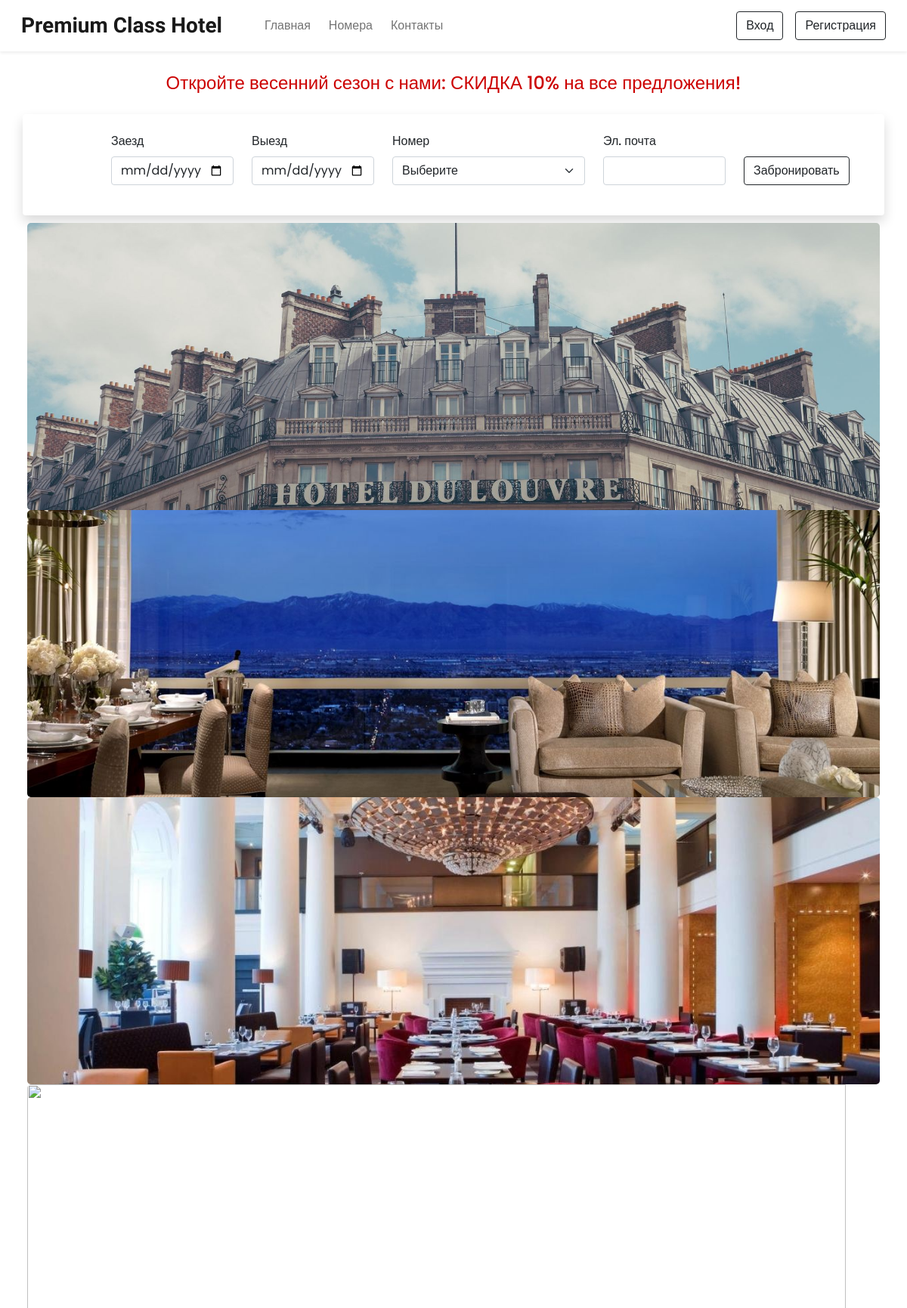
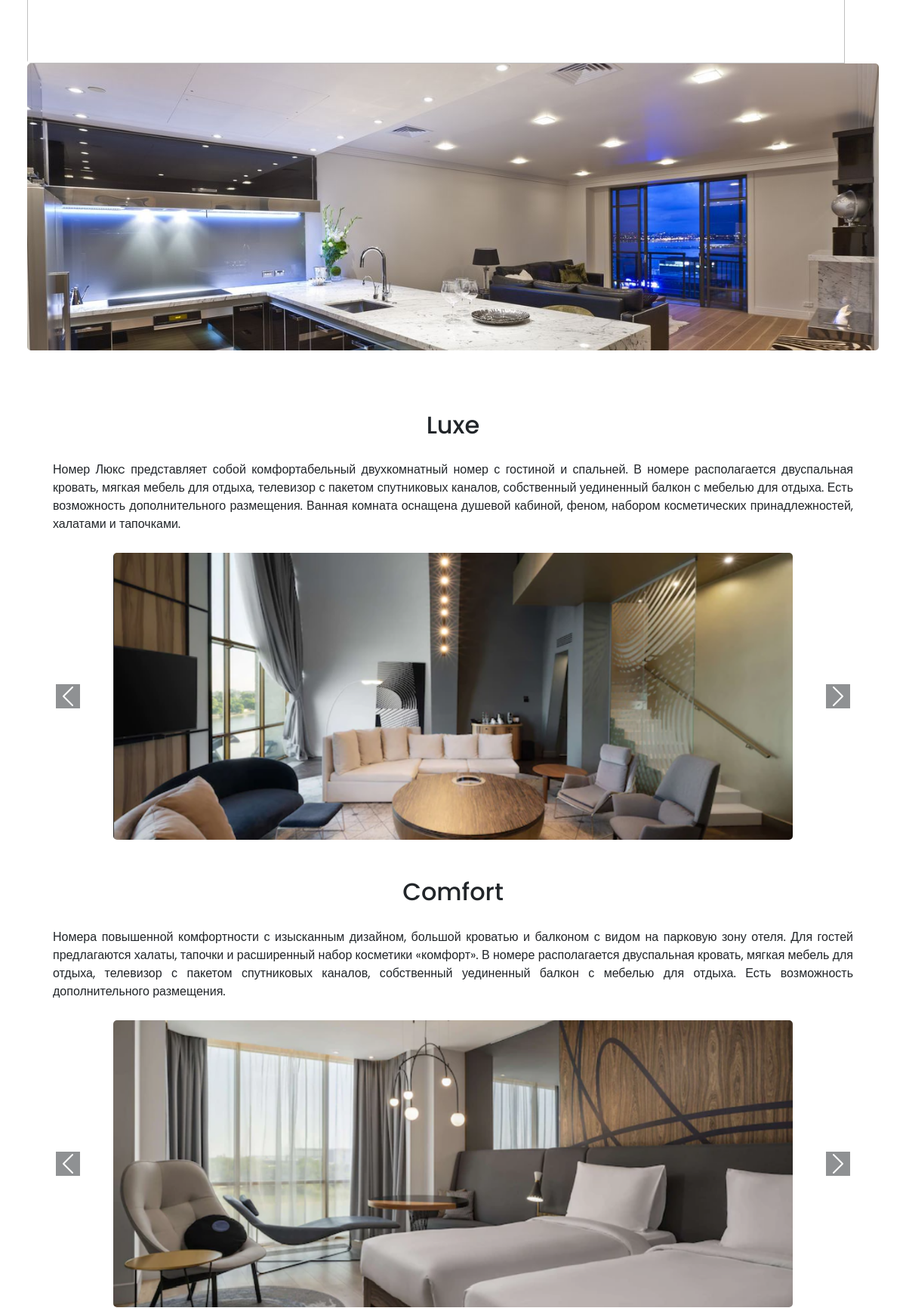
Page /php/home.php (upper part) on the committed database (2 pictures, top to bottom).
### tables this page shows
CREATE TABLE `editing` (
  `id_ed` int NOT NULL,
  `site_title` varchar(50) NOT NULL,
  `site_phone` varchar(16) NOT NULL,
  `site_adres` varchar(200) NOT NULL,
  `site_sale` varchar(300) NOT NULL,
  `site_about` varchar(250) NOT NULL,
  `title_standart_room` varchar(20) NOT NULL,
  `text_standart_room` varchar(500) NOT NULL,
  `title_comfort_room` varchar(20) NOT NULL,
  `text_comfort_room` varchar(500) NOT NULL,
  `title_luxe_room` varchar(20) NOT NULL,
  `text_luxe_room` varchar(500) NOT NULL
);

### php/db_config.php (called while the page is built, shortened)
<?php
function select($sql,$values,$datatypes){
    $con = $GLOBALS['con'];
    if($stmt = mysqli_prepare($con,$sql)){
        mysqli_stmt_bind_param($stmt,$datatypes,... $values);
        if (mysqli_stmt_execute($stmt)){
            $res = mysqli_stmt_get_result($stmt);
            return $res;
        } else {
            mysqli_stmt_close($stmt);
            die("Не удаётся выполнить Select");
        }
    } else {
        die("Не удаётся выполнить Select");
    }}
?>

### php/home.php (the view, shortened to what this page needs)
<!DOCTYPE html>
<html lang="en">
<head>
    <link rel="stylesheet" href="https://cdn.jsdelivr.net/npm/swiper@9/swiper-bundle.min.css">
    <link rel="stylesheet" href="../css/common_styles.css">
    <link rel="stylesheet" href="../css/home_styles.css">
    <?php require('./links.php'); ?>
</head>
<body>
    <?php require('./header.php'); ?>
    <div class="col-lg-12 bg-white p-2 rounded">
        <div class="align-items-end justify-content-center">
            <h4 id="special_text">
                <?php echo $settings_r['site_sale'] ?>
            </h4>
        </div>
    </div>
    <div class="container">
        <form id="booking-form">
            <div class="row">
                <div class="col-lg-12 bg-white shadow p-4 rounded">
                    <div class="row align-items-end justify-content-center">
                        <div class="col-lg-2">
                            <label class="form-label" style="font-weight: 500; ">Заезд</label>
                            <input name="checkin" onchange="check_availability()" type="date"
                                class="form-control shadow-none mb-3">
                        </div>
                        <div class="col-lg-2">
                            <label class="form-label" style="font-weight: 500; ">Выезд</label>
                            <input name="checkout" onchange="check_availability()" type="date"
                                class="form-control shadow-non mb-3">
                        </div>
                        <div class="col-lg-3">
                            <label class="form-label" style="font-weight: 500;">Номер</label>
                            <select name="room" class="form-select shadow-none mb-3">
                                <option selected>Выберите</option>
                            </select>
                        </div>
                        <div class="col-lg-2">
                            <label class="form-label" style="font-weight: 500; ">Эл. почта</label>
                            <input type="email" name="email" required class="form-control mb-3 shadow-none">
                        </div>
                        <div class="col-lg-1">
                            <button type="submit" id="check"
                                class="btn text-black shadow-none btn-outline-dark mb-3">Забронировать</button>
                        </div>
                    </div>
                </div>
            </div>
        </form>
    </div>
    <div class="container-fluid">
        <div class="swiper mySwiper">
            <div class="swiper-wrapper">
                <div class="swiper-slide">
                    <img src="../images/4.jpg">
                </div>
                <div class="swiper-slide">
                    <img src="../images/11.jpg">
                </div>
                <div class="swiper-slide">
                    <img src="../images/main.jpg">
                </div>
                <div class="swiper-slide">
                    <img src="../images/2.jpg">
                </div>
                <div class="swiper-slide">
                    <img src="../images/33.jpg">
                </div>
            </div>
        </div>
    </div>
    <div class="rooms_container">
        <div class="room_wrapper">
            <h2 class="room_name">
                <?php echo $settings_r['title_luxe_room'] ?>
            </h2>
            <p class="room_text">
                <?php echo $settings_r['text_luxe_room'] ?>
            </p>
            <div id="carousel_1" class="carousel slide" data-bs-ride="carousel">
                <div class="carousel-inner">
                    <div class="carousel-item active">
                        <img src="../images/lx_11.png" class=" w-75" alt="...">
                    </div>
                </div>
                <button class="carousel-control-prev" type="button" data-bs-target="#carousel_1"
                    data-bs-slide="prev">
                    <span class="carousel-control-prev-icon bg-dark" aria-hidden="true"></span>
                </button>
                <button class="carousel-control-next" type="button" data-bs-target="#carousel_1"
                    data-bs-slide="next">
                    <span class="carousel-control-next-icon bg-dark" aria-hidden="false"></span>
                </button>
            </div>
        </div>
        <div class="room_wrapper">
            <h2 class="room_name">
                <?php echo $settings_r['title_comfort_room'] ?>
            </h2>
            <p class="room_text">
                <?php echo $settings_r['text_comfort_room'] ?>
            </p>
            <div id="carousel_2" class="carousel slide" data-bs-ride="carousel">
                <div class="carousel-inner">
                    <div class="carousel-item active">
                        <img src="../images/cm_1.png" class=" w-75" alt="...">
                    </div>
                </div>
                <button class="carousel-control-prev" type="button" data-bs-target="#carousel_2"
                    data-bs-slide="prev">
                    <span class="carousel-control-prev-icon bg-dark" aria-hidden="true"></span>
                </button>
                <button class="carousel-control-next" type="button" data-bs-target="#carousel_2"
                    data-bs-slide="next">
                    <span class="carousel-control-next-icon bg-dark" aria-hidden="false"></span>
                </button>
            </div>
        </div>
    </div>
</body>
</html>

### php/header.php (shortened to what this page needs)
<nav class="navbar navbar-expand-lg navbar-light bg-white px-lg-3 py-lg-2 shadow-sm sticky-top">
    <div class="container-fluid">
        <a class="navbar-brand me-5 fw-bold fs-3 h-font" href="home.php">
            <?php
        echo $settings_r['site_title']
        ?>
        </a>
        <div class="collapse navbar-collapse" id="navbarSupportedContent">
            <ul class="navbar-nav me-auto mb-2 mb-lg-0">
                <li class="nav-item">
                    <a class="nav-link me-2" href="#home">Главная</a>
                </li>
                <li class="nav-item">
                    <a class="nav-link me-2" href="#rooms">Номера</a>
                </li>
                <li class="nav-item">
                <li class="nav-item">
                    <a class="nav-link" href="#contacts">Контакты</a>
                </li>
            </ul>
            <div class="d-flex">
                <?php
                if(isset($_SESSION['login'])==true){
                    $a = $_SESSION['email'];
                    echo<<<data
                    <div class="btn-group">
                    <button type="button" class="btn me-lg-3 me-2 btn-outline-dark shadow-none dropdown-toggle" data-bs-toggle="dropdown" data-bs-display="static" aria-expanded="t">
                    $_SESSION[email]</button>
                    <div class="dropdown-menu dropdown-menu-lg-end">
                        <button class="dropdown-item" data-bs-toggle="modal" data-bs-target="#bookingModal">Ваши брони</button>
                        <a class="dropdown-item"  href="logout.php">Выйти</a>
                    </div>
                    </div>
                    data;
                } else {
                    echo<<<data
                    <button type="button" class="btn btn-outline-dark shadow-none me-lg-3 me-2" data-bs-toggle="modal" data-bs-target="#loginModal">
                    Вход
                    </button>
                    <button type="button" class="btn btn-outline-dark shadow-none" data-bs-toggle="modal"data-bs-target="#registerModal">
                    Регистрация
                    </button>
                    data;
                }
            ?>
            </div>
        </div>
    </div>
</nav>

### css/common_styles.css (style rules this page uses)
* { font-family: 'Poppins', sans-serif; }
.h-font { font-family: 'Gloock', serif; }

### css/home_styles.css (style rules this page uses)
body { background: rgb(255,255,255); background: linear-gradient(180deg, rgba(255,255,255,1) 0%, rgba(255,255,255,1) 80%, rgba(0,0,0,1) 93%); }
.swiper-wrapper img { width: 96%; height: 380px; object-fit: cover; border-radius: 5px; display:block; margin:auto; }
#special_text { text-align: center; color: #cc0000; padding-top: 20px; }
.rooms_container { padding-top: 30px; display: flex; flex-direction: column; justify-content: center; align-items: center; text-align: center; }
.room_name { padding-top: 50px; }
.room_text { padding: 20px 70px 10px; text-align: justify; }
.carousel-item img { width: 96%; height: 380px; object-fit: cover; border-radius: 5px; margin:auto; }
.container { padding: 10px 20px 10px; }

### rows in the picture
editing: site_title "Premium Class Hotel", site_sale "Откройте весенний сезон с нами: СКИДКА 10% на все предложения!", title_luxe_room "Luxe", text_luxe_room "Номер Люкc представляет собой комфортабельный двухкомнатный номер с гостиной и спальней. В номере располагается двуспальная кровать, мягкая мебель для отдыха, телевизор с пакетом спутниковых каналов, собственный уединенный балкон с мебелью для отдыха. Есть возможность дополнительного размещения. Ванная комната оснащена душевой кабиной, феном, набором косметических принадлежностей, халатами и тапочками.", title_comfort_room "Comfort", text_comfort_room "Номера повышенной комфортности с изысканным дизайном, большой кроватью и балконом с видом на парковую зону отеля. Для гостей предлагаются халаты, тапочки и расширенный набор косметики «комфорт». В номере располагается двуспальная кровать, мягкая мебель для отдыха, телевизор с пакетом спутниковых каналов, собственный уединенный балкон с мебелью для отдыха. Есть возможность дополнительного размещения."
